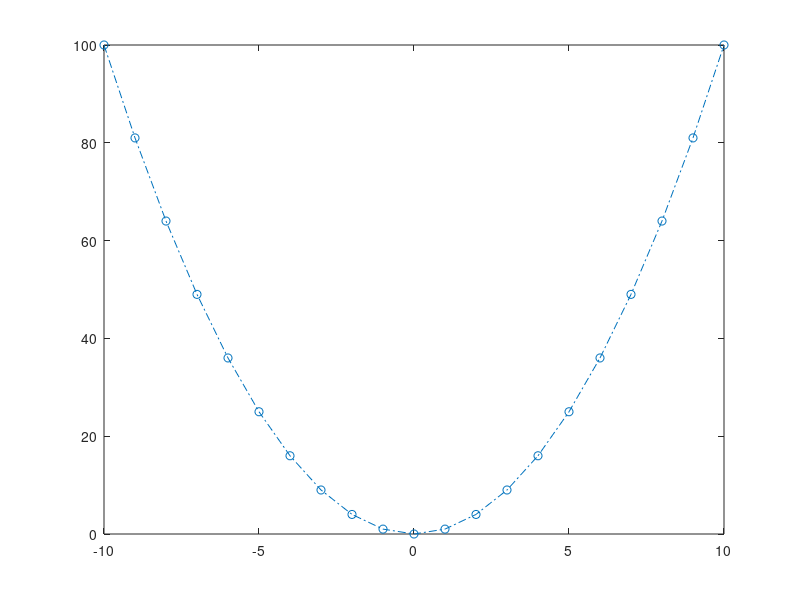

The MATLAB source for this figure: (Note: this script raises an error after producing the figure.)
x=-10:10;
y=x.^2;
a=plot(x,y,'-.o');
a.MarkerEdgeColor='r';
a.MarkerFaceColor='k';
a.MarkerSize=10;
a.MarkerIndices=[2:8];
a.XData=[-10:10];


